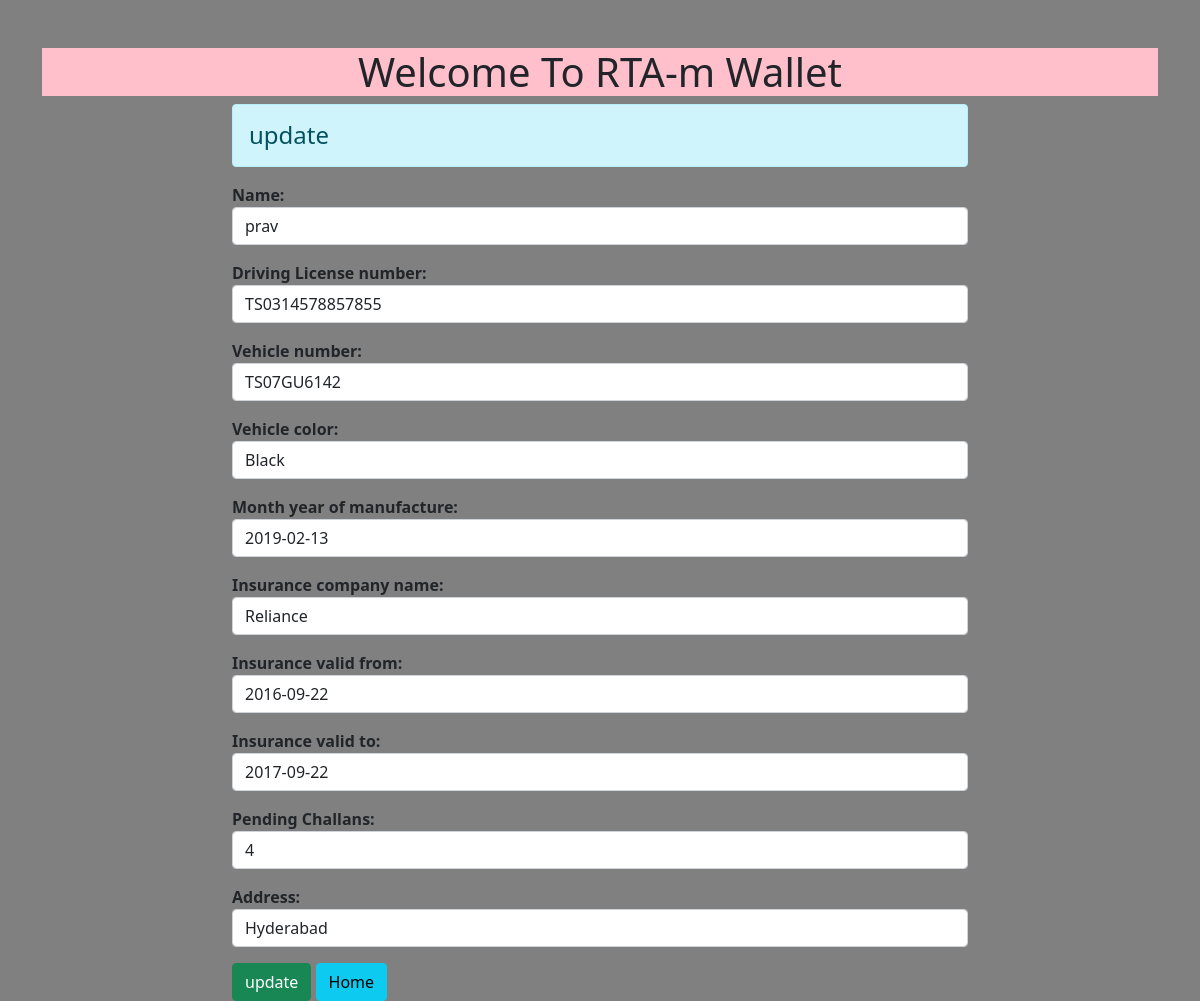
Screenshot of //1/ with the database file from the repository.
### registration/models.py (models this page shows)
class User(models.Model):
    Name = models.CharField(max_length=30)
    Driving_License_number = models.CharField(max_length=15)
    Vehicle_number = models.CharField(max_length=10)
    Vehicle_color = models.CharField(max_length=10)
    Month_year_of_manufacture = models.DateField()
    Insurance_company_name = models.CharField(max_length=20)
    Insurance_valid_from = models.DateField()
    Insurance_valid_to = models.DateField()
    Pending_Challans =  models.IntegerField()
    Address = models.TextField()

### registration/views.py (the view)
# urls.py: path('/<int:id>/',r1.update_data,name="updatedata"),
def update_data(request,id):
    if request.method == "POST":
        pi = User.objects.get(pk=id)
        fm = RTA_registration(request.POST,instance=pi)
        if fm.is_valid():
            fm.save()
    else:
        pi = User.objects.get(pk=id)
        fm = RTA_registration(instance=pi)
    return render(request,'update.html',{'form':fm})

### registration/forms.py
class RTA_registration(forms.ModelForm):
    class Meta:
        model = User
        fields = '__all__'
        widgets = {
            'Name': forms.TextInput(attrs={'class':'form-control'}),
            'Driving_License_number': forms.TextInput(attrs={'class': 'form-control'}),
            'Vehicle_number': forms.TextInput(attrs={'class': 'form-control'}),
            'Vehicle_color': forms.TextInput(attrs={'class': 'form-control'}),
            'Month_year_of_manufacture': forms.TextInput(attrs={'class': 'form-control'}),
            'Insurance_company_name': forms.TextInput(attrs={'class': 'form-control'}),
            'Insurance_valid_from': forms.TextInput(attrs={'class': 'form-control'}),
            'Insurance_valid_to': forms.TextInput(attrs={'class': 'form-control'}),
            'Pending_Challans': forms.TextInput(attrs={'class': 'form-control'}),
            'Address': forms.TextInput(attrs={'class': 'form-control'}),
        }

### templates/update.html (shortened to what this page needs)
{% extends 'base.html' %}
{% block content %}
<div class = "row">
    <div class="col-sm-8 offset-2">
        <h4 class="alert alert-info">update</h4>
        <form action = " " method="POST">
            {{form.as_p}}
            <input type = "submit" class="btn btn-success" value="update">
            <a href="{% url 'addandshow' %}" class="btn btn-info">Home</a>
        </form>
    </div>
</div>
{% endblock content %}

### templates/base.html (shortened to what this page needs)
<!DOCTYPE html>
{% load static %}
<html lang="en">
<head>
    <link href="https://cdn.jsdelivr.net/npm/bootstrap@5.0.2/dist/css/bootstrap.min.css" rel="stylesheet">
</head>
<body style=" background-color:grey">
<b>
<div class="container mt-5">
    <h1 style="background-color:pink;text-align :center;" > Welcome To RTA-m Wallet</h1>
    {% block content %}
    {% endblock content %}
</div>
</b>
</body>
</html>

### rows the page displays
User: Name "prav", Driving_License_number "TS0314578857855", Vehicle_number "TS07GU6142", Vehicle_color "Black", Month_year_of_manufacture "2019-02-13", Insurance_company_name "Reliance", Insurance_valid_from "2016-09-22", Insurance_valid_to "2017-09-22", Pending_Challans "4", Address "Hyderabad"
